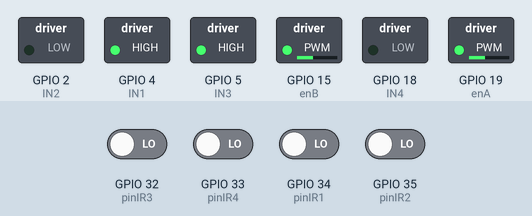
Recording of a sketch running on a simulated ESP32. On the bench: switched loads named in the sketch (green lamp = pin HIGH). The inputs (shaded band) are chosen by the test bench; at power-on: GPIO 32 (pinIR3), GPIO 33 (pinIR4), GPIO 34 (pinIR1), GPIO 35 (pinIR2) LOW.

Above: at 0.1 s.
Timing chart, 0 to 1.6 s (numbered marks = the images above):
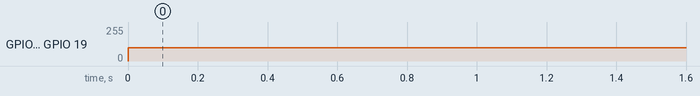

The sketch:

PID_Line_Follower_ESP32_4_Sensor_Infrared.ino
```cpp
#define setpoint 0

const int pinIR1 = 34;
const int pinIR2 = 35;
const int pinIR3 = 32;
const int pinIR4 = 33;

const int IN1 = 4;
const int IN2 = 2;
const int IN3 = 5;
const int IN4 = 18;
const int enA = 19;
const int enB = 15;

//kecepatan motor
int rightspeed = 100;
int leftspeed = 100;

//Deklarasi PID
float Kp = 25;
float Ki = 0.5;
float Kd = 2.5;

int error, sensor, derivative, integral, PID, errorTerakhir, totalkiri, totalkanan;

void setup()
{
  Serial.begin (9600);

    Serial.begin(9600);
  pinMode (pinIR1, INPUT);
  pinMode (pinIR2, INPUT);
  pinMode (pinIR3, INPUT);
  pinMode (pinIR4, INPUT);

  pinMode (IN1, OUTPUT);
  pinMode (IN2, OUTPUT);
  pinMode (IN3, OUTPUT);
  pinMode (IN4, OUTPUT);

  digitalWrite (IN1, HIGH);
  digitalWrite (IN2, LOW);
  digitalWrite (IN3, HIGH);
  digitalWrite (IN4, LOW);
}

void loop()
{

  int sensorState4 = digitalRead(pinIR4);
  int sensorState3 = digitalRead(pinIR3);
  int sensorState2 = digitalRead(pinIR2);
  int sensorState1 = digitalRead(pinIR1);


  /////////////////////////////////////////////// kiri 1
  if (sensorState1 == HIGH && sensorState2 == HIGH && sensorState3 == HIGH && sensorState4 == LOW)
    {
  sensor = 2;
    }
  /////////////////////////////////////////////// kiri 2
  if (sensorState1 == HIGH && sensorState2 == HIGH && sensorState3 == LOW && sensorState4 == LOW)
    {
  sensor = 1;
    }
    /////////////////////////////////////////////// Depan
  if (sensorState1 == HIGH && sensorState2 == LOW && sensorState3 == LOW && sensorState4 == HIGH)
    {
  sensor = 0;
    }
       /////////////////////////////////////////////// Kanan 1
  if (sensorState1 == LOW && sensorState2 == LOW && sensorState3 == HIGH && sensorState4 == HIGH)
    {
  sensor = -1;
    }
         /////////////////////////////////////////////// Kanan 2
  if (sensorState1 == LOW && sensorState2 == HIGH && sensorState3 == HIGH && sensorState4 == HIGH)
    {
  sensor = -2;
    }

  error = setpoint - sensor;

   integral = error + integral;
  if (integral >=5){
    integral = 5;
  }
  if (integral <=-5){
    integral =-5;
  }
  derivative = (error - errorTerakhir);

 //penghitungan PID
  PID = (Kp * error + Kd * derivative + Ki * integral);

  errorTerakhir = error;

  if (PID >=255){
    PID = 255;
  }
  if (PID <=-255){
    PID =-255;
  }

    totalkiri = leftspeed - (PID);
    totalkanan = rightspeed + PID;
    forward(totalkanan, totalkiri);

 }
 void forward(int speed1, int speed2){

  // Menentukan nilaikecepatan maju; max =  nilai min = 0
  if ( speed1 < 0 ) {
    speed1 = 0;
  }
  if ( speed1 > 512 ) {
    speed1 = 512;
  }
  if (speed2 < 0) {
    speed2 = 0;
  }
  if (speed2 > 512) {
    speed2 = 512;
  }
  digitalWrite(IN1, HIGH);
  digitalWrite(IN2, LOW);
  analogWrite(enA, speed1);

  digitalWrite(IN3, HIGH);
  digitalWrite(IN4, LOW);
  analogWrite(enB, speed2);
}
```

Measured:
- by itself, GPIO 15 (enB), GPIO 19 (enA): 0/255 → 100/255 at 0.00 s
